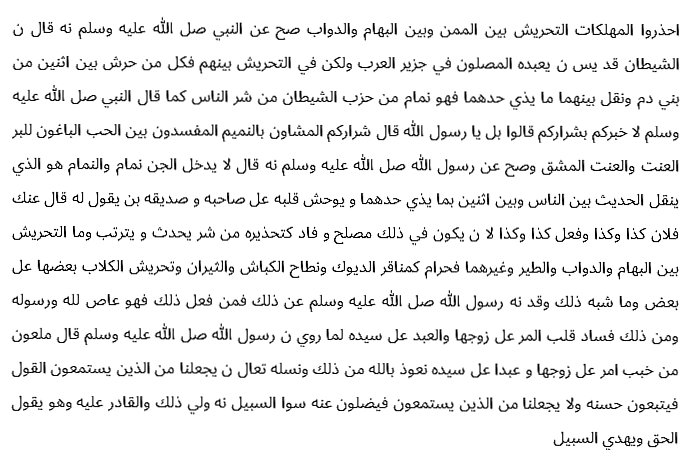
#> input picture src/test/capr12.png, 691 x 466 px
$ python -i feature_extraction.py   (imports and definitions only)
#> lines starting #> are read from the running program, lines starting #| are printed output that depends on the picture; after the words box and inside, x2 and y2 are one past the last pixel; in counts of white or black regions, pixels touching at a corner belong together
#> further down, picture is the input picture: shape (466, 691, 3); min 0, max 255, mean 238.5
import numpy as np
import cv2 as cv
import matplotlib.pyplot as plt
from preprocessing import binary_otsus, deskew
from utilities import *
import pandas as pd
import numpy as np
import matplotlib.pyplot as plt
from PIL import Image
import glob
import os
import os.path
from sklearn.model_selection import train_test_split
from sklearn.svm import SVC
from sklearn.metrics import classification_report, confusion_matrix
import warnings

#%matplotlib inline
# [121 lines left out: functions whiteBlackRatio, blackPixelsCount, horizontalTransitions, verticalTransitions, histogramAndCenterOfMass, getFeatures, not called in this run]
def get_immediate_subdirectories(a_dir):
    return [name for name in os.listdir(a_dir)
        if os.path.isdir(os.path.join(a_dir, name))]
# [24 lines left out: functions getListOfFiles, trainAndClassify, not called in this run]

def removeMargins(img):
    th, threshed = cv.threshold(img, 245, 255, cv.THRESH_BINARY_INV)
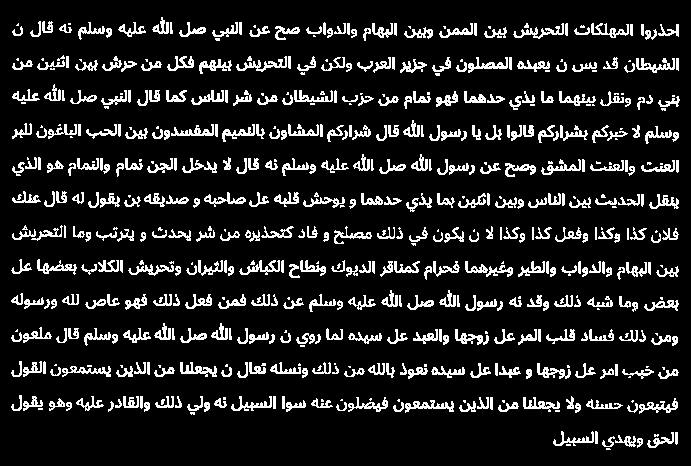
#> threshed: shape (466, 691, 3); 12.2% white in thin lines or dots, all inside (x1, y1, x2, y2) = (11, 17, 680, 450)
    ## (2) Morph-op to remove noise
    kernel = cv.getStructuringElement(cv.MORPH_ELLIPSE, (11,11))
    morphed = cv.morphologyEx(threshed, cv.MORPH_CLOSE, kernel)
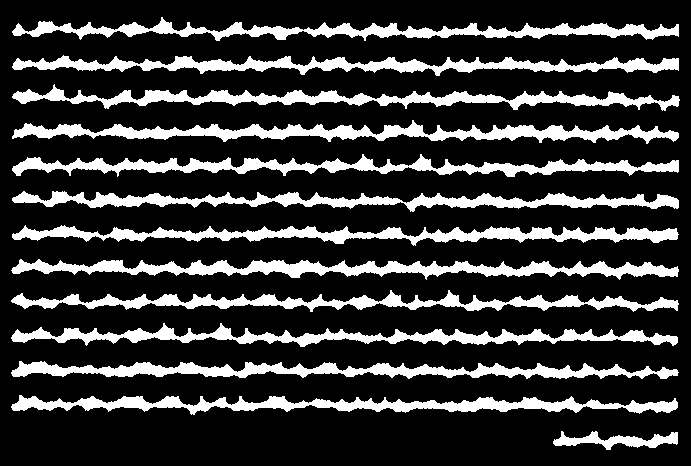
#> morphed: shape (466, 691, 3); 21.7% white; 13 white regions, largest, box (x1, y1, x2, y2) and area: (12, 120, 679, 144) 6260, (11, 259, 679, 280) 6222, (12, 225, 679, 246) 5812
    ## (3) Find the max-area contour
#> (the run stopped early here; a loop or call above may not have finished)
